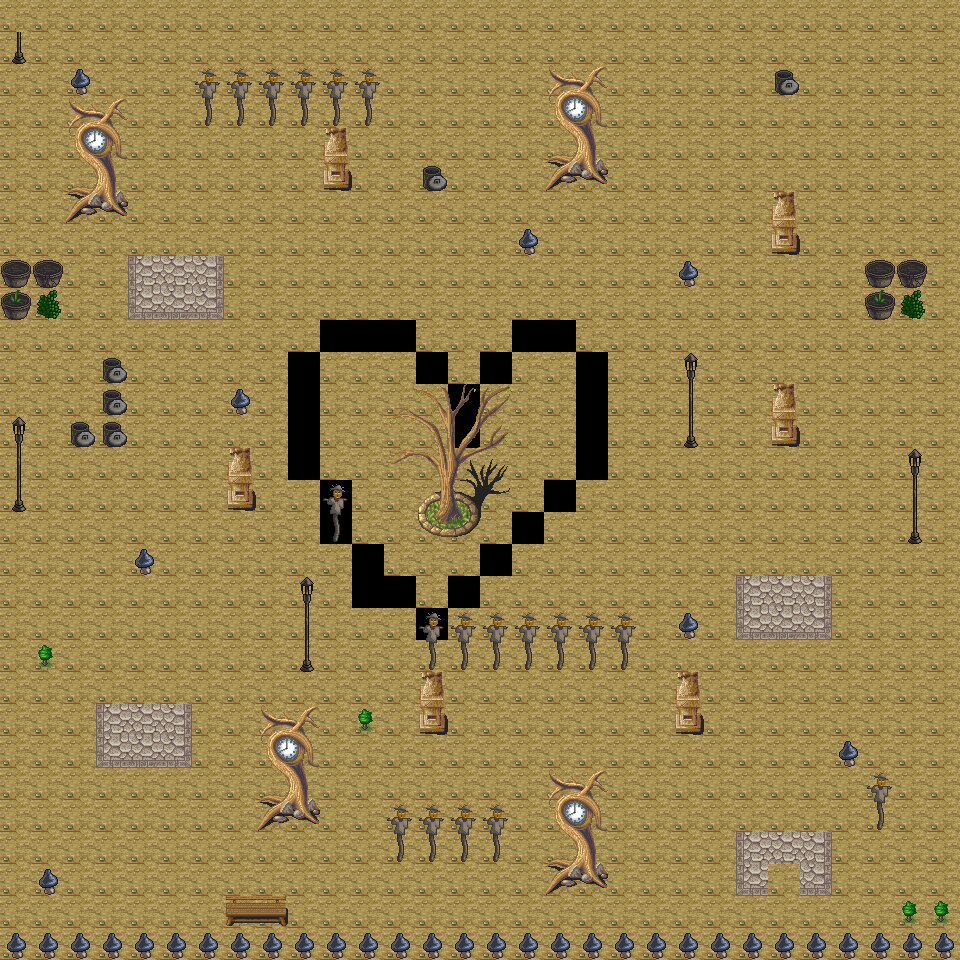

This game map was drawn from its Tiled (.tmx) file and the tilesets committed beside it. A one-line description and the full map source follow:
An orthogonal 30x30 tile map with 32x32 px tiles, 3 tile layers (Calque 1, Calque 2, Calque 3), 2 tilesets.

<map version="1.4" tiledversion="1.4.3" orientation="orthogonal" renderorder="right-down" width="30" height="30" tilewidth="32" tileheight="32" infinite="0" nextlayerid="4" nextobjectid="1">
 <tileset firstgid="1" source="../tilesets/hyptosis_tile-art-batch-5.tsx" />
 <tileset firstgid="901" source="../tilesets/terrain_atlas.tsx" />
 <layer id="1" name="Calque 1" width="30" height="30">
  <data encoding="csv">
2,2,2,2,2,2,2,2,2,2,2,2,2,2,2,2,2,2,2,2,2,2,2,2,2,2,2,2,2,2,
2,2,2,2,2,2,2,2,2,2,2,2,2,2,2,2,2,2,2,2,2,2,2,2,2,2,2,2,2,2,
2,2,2,2,2,2,2,2,2,2,2,2,2,2,2,2,2,2,2,2,2,2,2,2,2,2,2,2,2,2,
2,2,2,2,2,2,2,2,2,2,2,2,2,2,2,2,2,2,2,2,2,2,2,2,2,2,2,2,2,2,
2,2,2,2,2,2,2,2,2,2,2,2,2,2,2,2,2,2,2,2,2,2,2,2,2,2,2,2,2,2,
2,2,2,2,2,2,2,2,2,2,2,2,2,2,2,2,2,2,2,2,2,2,2,2,2,2,2,2,2,2,
2,2,2,2,2,2,2,2,2,2,2,2,2,2,2,2,2,2,2,2,2,2,2,2,2,2,2,2,2,2,
2,2,2,2,2,2,2,2,2,2,2,2,2,2,2,2,2,2,2,2,2,2,2,2,2,2,2,2,2,2,
2,2,2,2,5,6,7,2,2,2,2,2,2,2,2,2,2,2,2,2,2,2,2,2,2,2,2,2,2,2,
2,2,2,2,35,36,37,2,2,2,2,2,2,2,2,2,2,2,2,2,2,2,2,2,2,2,2,2,2,2,
2,2,2,2,2,2,2,2,2,2,1,1,1,2,2,2,1,1,2,2,2,2,2,2,2,2,2,2,2,2,
2,2,2,2,2,2,2,2,2,1,2,2,2,1,2,1,2,2,1,2,2,2,2,2,2,2,2,2,2,2,
2,2,2,2,2,2,2,2,2,1,2,2,2,2,1,2,2,2,1,2,2,2,2,2,2,2,2,2,2,2,
2,2,2,2,2,2,2,2,2,1,2,2,2,2,1,2,2,2,1,2,2,2,2,2,2,2,2,2,2,2,
2,2,2,2,2,2,2,2,2,1,2,2,2,2,2,2,2,2,1,2,2,2,2,2,2,2,2,2,2,2,
2,2,2,2,2,2,2,2,2,2,1,2,2,2,2,2,2,1,2,2,2,2,2,2,2,2,2,2,2,2,
2,2,2,2,2,2,2,2,2,2,1,2,2,2,2,2,1,2,2,2,2,2,2,2,2,2,2,2,2,2,
2,2,2,2,2,2,2,2,2,2,2,1,2,2,2,1,2,2,2,2,2,2,2,2,2,2,2,2,2,2,
2,2,2,2,2,2,2,2,2,2,2,1,1,2,1,2,2,2,2,2,2,2,2,5,6,7,2,2,2,2,
2,2,2,2,2,2,2,2,2,2,2,2,2,1,2,2,2,2,2,2,2,2,2,35,36,37,2,2,2,2,
2,2,2,2,2,2,2,2,2,2,2,2,2,2,2,2,2,2,2,2,2,2,2,2,2,2,2,2,2,2,
2,2,2,2,2,2,2,2,2,2,2,2,2,2,2,2,2,2,2,2,2,2,2,2,2,2,2,2,2,2,
2,2,2,5,6,7,2,2,2,2,2,2,2,2,2,2,2,2,2,2,2,2,2,2,2,2,2,2,2,2,
2,2,2,35,36,37,2,2,2,2,2,2,2,2,2,2,2,2,2,2,2,2,2,2,2,2,2,2,2,2,
2,2,2,2,2,2,2,2,2,2,2,2,2,2,2,2,2,2,2,2,2,2,2,2,2,2,2,2,2,2,
2,2,2,2,2,2,2,2,2,2,2,2,2,2,2,2,2,2,2,2,2,2,2,2,2,2,2,2,2,2,
2,2,2,2,2,2,2,2,2,2,2,2,2,2,2,2,2,2,2,2,2,2,2,5,6,7,2,2,2,2,
2,2,2,2,2,2,2,2,2,2,2,2,2,2,2,2,2,2,2,2,2,2,2,35,2,37,2,2,2,2,
2,2,2,2,2,2,2,2,2,2,2,2,2,2,2,2,2,2,2,2,2,2,2,2,2,2,2,2,2,2,
2,2,2,2,2,2,2,2,2,2,2,2,2,2,2,2,2,2,2,2,2,2,2,2,2,2,2,2,2,2
</data>
 </layer>
 <layer id="2" name="Calque 2" width="30" height="30">
  <data encoding="csv">
0,0,0,0,0,0,0,0,0,0,0,0,0,0,0,0,0,0,0,0,0,0,0,0,0,0,0,0,0,0,
500,0,0,0,0,0,0,0,0,0,0,0,0,0,0,0,0,0,0,0,0,0,0,0,0,0,0,0,0,0,
0,94,259,0,0,0,528,528,528,528,528,528,0,0,0,0,0,157,158,0,0,0,0,0,257,0,0,0,0,0,
0,0,157,158,0,0,558,558,558,558,558,558,0,0,0,0,0,187,188,0,0,0,0,0,0,0,0,0,0,0,
0,0,187,188,0,0,0,0,0,0,216,0,0,0,0,0,0,217,218,0,0,0,0,0,0,0,0,0,0,0,
0,0,217,218,0,0,0,0,0,0,246,0,0,257,0,0,0,247,248,0,0,0,0,0,0,394,0,0,0,0,
0,0,247,248,0,0,0,0,0,0,0,0,0,0,0,0,0,0,0,0,0,0,0,0,216,0,0,0,0,0,
0,0,0,0,0,0,0,0,0,0,0,0,0,0,0,0,259,0,0,0,0,0,0,0,246,0,0,0,0,0,
525,526,0,0,0,0,0,0,0,0,0,0,0,0,0,0,0,0,0,0,0,259,0,0,0,0,0,525,526,0,
555,556,0,0,0,0,0,0,0,0,0,0,0,0,0,0,0,0,0,0,0,0,0,0,0,0,0,555,556,0,
0,0,0,0,0,0,0,0,0,0,0,0,0,0,0,0,0,0,0,0,0,0,0,0,0,0,0,0,0,0,
0,0,0,257,0,0,0,0,0,0,0,0,0,0,0,0,0,0,0,0,0,440,0,0,0,0,0,0,0,0,
0,0,0,0,0,0,0,259,0,0,0,0,129,130,131,132,0,0,0,0,0,470,0,0,216,0,0,0,0,0,
440,0,0,0,0,0,0,0,0,0,0,0,159,160,161,162,0,0,0,0,0,500,0,0,246,0,0,0,0,0,
470,0,0,0,0,0,0,216,0,0,0,0,189,190,191,192,0,0,0,0,0,0,0,0,0,0,0,0,440,0,
500,0,0,0,0,0,0,246,0,0,528,0,219,220,221,222,0,0,0,0,0,0,0,0,0,0,0,0,470,0,
0,0,0,0,0,0,0,0,0,0,558,0,249,250,251,252,0,0,0,0,0,0,0,0,0,0,0,0,500,0,
0,0,0,0,259,0,0,0,0,0,0,0,0,0,0,0,0,0,0,0,0,0,0,0,0,0,0,0,0,0,
0,0,0,0,0,0,0,0,0,440,0,0,0,0,0,0,0,0,0,0,0,0,0,0,0,0,0,0,0,0,
0,0,0,0,0,0,0,0,0,470,0,0,0,528,528,528,528,528,528,528,0,259,0,0,0,0,0,0,0,0,
0,0,0,0,0,0,0,0,0,500,0,0,0,558,558,558,558,558,558,558,0,0,0,0,0,0,0,0,0,0,
0,0,0,0,0,0,0,0,0,0,0,0,0,216,0,0,0,0,0,0,0,216,0,0,0,0,0,0,0,0,
0,0,0,0,0,0,0,0,157,158,0,0,0,246,0,0,0,0,0,0,0,246,0,0,0,0,0,0,0,0,
0,0,0,0,0,0,0,0,187,188,0,0,0,0,0,0,0,0,0,0,0,0,0,0,0,0,259,0,0,0,
0,0,0,0,0,0,0,0,217,218,0,0,0,0,0,0,0,157,158,0,0,0,0,0,0,0,0,0,0,0,
0,0,0,0,0,0,0,0,247,248,0,0,528,528,528,528,0,187,188,0,0,0,0,0,0,0,0,0,0,0,
0,0,0,0,0,0,0,0,0,0,0,0,558,558,558,558,0,217,218,0,0,0,0,0,0,0,0,0,0,0,
0,259,0,0,0,0,0,0,0,0,0,0,0,0,0,0,0,247,248,0,0,0,0,0,0,0,0,0,0,0,
0,0,0,0,0,0,0,0,0,0,0,0,259,0,0,0,0,0,0,0,0,0,0,0,0,0,0,0,0,0,
0,0,0,0,0,0,0,0,0,0,0,0,0,0,0,0,0,0,0,0,0,0,0,0,0,0,0,0,0,0
</data>
 </layer>
 <layer id="3" name="Calque 3" width="30" height="30">
  <data encoding="csv">
0,0,0,0,0,0,0,0,0,0,0,0,0,0,0,0,0,0,0,0,0,0,0,0,0,0,0,0,0,0,
0,0,0,0,0,0,0,0,0,0,0,0,0,0,0,0,0,0,0,0,0,0,0,0,0,0,0,0,0,0,
0,0,0,0,0,0,0,0,0,0,0,0,0,0,0,0,0,0,0,0,0,0,0,0,0,0,0,0,0,0,
0,0,0,0,0,0,0,0,0,0,0,0,0,0,0,0,0,0,0,0,0,0,0,0,0,0,0,0,0,0,
0,0,0,0,0,0,0,0,0,0,0,0,0,0,0,0,0,0,0,0,0,0,0,0,0,0,0,0,0,0,
0,0,0,0,0,0,0,0,0,0,0,0,0,0,0,0,0,0,0,0,0,0,0,0,0,0,0,0,0,0,
0,0,0,0,0,0,0,0,0,0,0,0,0,0,0,0,0,0,0,0,0,0,0,0,0,0,0,0,0,0,
0,0,0,0,0,0,0,0,0,0,0,0,0,0,0,0,0,0,0,0,0,0,0,0,0,0,0,0,0,0,
0,0,0,0,0,0,0,0,0,0,0,0,0,0,0,0,0,0,0,0,0,0,0,0,0,0,0,0,0,0,
0,0,0,0,0,0,0,0,0,0,0,0,0,0,0,0,0,0,0,0,0,0,0,0,0,0,0,0,0,0,
0,0,0,0,0,0,0,0,0,0,0,0,0,0,0,0,0,0,0,0,0,0,0,0,0,0,0,0,0,0,
0,0,0,0,0,0,0,0,0,0,0,0,0,0,0,0,0,0,0,0,0,0,0,0,0,0,0,0,0,0,
0,0,0,257,0,0,0,0,0,0,0,0,0,0,0,0,0,0,0,0,0,0,0,0,0,0,0,0,0,0,
0,0,257,257,0,0,0,0,0,0,0,0,0,0,0,0,0,0,0,0,0,0,0,0,0,0,0,0,0,0,
0,0,0,0,0,0,0,0,0,0,0,0,0,0,0,0,0,0,0,0,0,0,0,0,0,0,0,0,0,0,
0,0,0,0,0,0,0,0,0,0,0,0,0,0,0,0,0,0,0,0,0,0,0,0,0,0,0,0,0,0,
0,0,0,0,0,0,0,0,0,0,0,0,0,0,0,0,0,0,0,0,0,0,0,0,0,0,0,0,0,0,
0,0,0,0,0,0,0,0,0,0,0,0,0,0,0,0,0,0,0,0,0,0,0,0,0,0,0,0,0,0,
0,0,0,0,0,0,0,0,0,0,0,0,0,0,0,0,0,0,0,0,0,0,0,0,0,0,0,0,0,0,
0,0,0,0,0,0,0,0,0,0,0,0,0,0,0,0,0,0,0,0,0,0,0,0,0,0,0,0,0,0,
0,643,0,0,0,0,0,0,0,0,0,0,0,0,0,0,0,0,0,0,0,0,0,0,0,0,0,0,0,0,
0,0,0,0,0,0,0,0,0,0,0,0,0,0,0,0,0,0,0,0,0,0,0,0,0,0,0,0,0,0,
0,0,0,0,0,0,0,0,0,0,0,643,0,0,0,0,0,0,0,0,0,0,0,0,0,0,0,0,0,0,
0,0,0,0,0,0,0,0,0,0,0,0,0,0,0,0,0,0,0,0,0,0,0,0,0,0,0,0,0,0,
0,0,0,0,0,0,0,0,0,0,0,0,0,0,0,0,0,0,0,0,0,0,0,0,0,0,0,528,0,0,
0,0,0,0,0,0,0,0,0,0,0,0,0,0,0,0,0,0,0,0,0,0,0,0,0,0,0,558,0,0,
0,0,0,0,0,0,0,0,0,0,0,0,0,0,0,0,0,0,0,0,0,0,0,0,0,0,0,0,0,0,
0,0,0,0,0,0,0,0,0,0,0,0,0,0,0,0,0,0,0,0,0,0,0,0,0,0,0,0,0,0,
0,0,0,0,0,0,0,185,186,2,2,2,2,2,2,2,2,2,2,2,2,2,2,2,2,2,2,2,643,643,
259,259,259,259,259,259,259,259,259,259,259,259,259,259,259,259,259,259,259,259,259,259,259,259,259,259,259,259,259,259
</data>
 </layer>
</map>
